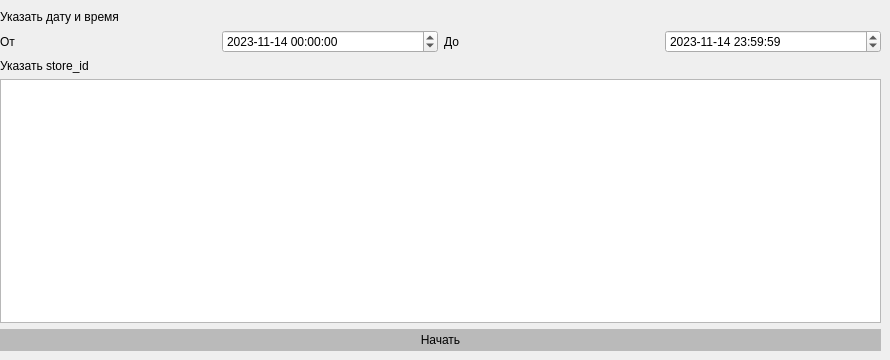
      <widget class="QWidget" name="tab_13">
       <attribute name="title">
        <string>По дате и store_id</string>
       </attribute>
       <widget class="QWidget" name="gridLayoutWidget_5">
        <property name="geometry">
         <rect>
          <x>0</x>
          <y>10</y>
          <width>881</width>
          <height>341</height>
         </rect>
        </property>
        <layout class="QGridLayout" name="gridLayout_11">
         <item row="1" column="1">
          <widget class="QDateTimeEdit" name="dateTimeEdit">
           <property name="dateTime">
            <datetime>
             <hour>0</hour>
             <minute>0</minute>
             <second>0</second>
             <year>2023</year>
             <month>11</month>
             <day>14</day>
            </datetime>
           </property>
           <property name="displayFormat">
            <string>yyyy-MM-dd HH:mm:ss</string>
           </property>
          </widget>
         </item>
         <item row="1" column="3">
          <widget class="QDateTimeEdit" name="dateTimeEdit_2">
           <property name="dateTime">
            <datetime>
             <hour>23</hour>
             <minute>59</minute>
             <second>59</second>
             <year>2023</year>
             <month>11</month>
             <day>14</day>
            </datetime>
           </property>
           <property name="displayFormat">
            <string>yyyy-MM-dd HH:mm:ss</string>
           </property>
          </widget>
         </item>
         <item row="4" column="0" colspan="4">
          <widget class="QPlainTextEdit" name="plainTextEdit_3"/>
         </item>
         <item row="1" column="0">
          <widget class="QLabel" name="label_53">
           <property name="text">
            <string>От</string>
           </property>
          </widget>
         </item>
         <item row="3" column="0" colspan="4">
          <widget class="QLabel" name="label_55">
           <property name="maximumSize">
            <size>
             <width>16777215</width>
             <height>30</height>
            </size>
           </property>
           <property name="text">
            <string>Указать store_id</string>
           </property>
          </widget>
         </item>
         <item row="1" column="2">
          <widget class="QLabel" name="label_54">
           <property name="text">
            <string>До</string>
           </property>
          </widget>
         </item>
         <item row="0" column="0" colspan="4">
          <widget class="QLabel" name="label_52">
           <property name="maximumSize">
            <size>
             <width>16777215</width>
             <height>30</height>
            </size>
           </property>
           <property name="text">
            <string>Указать дату и время</string>
           </property>
          </widget>
         </item>
         <item row="5" column="0" colspan="4">
          <widget class="QPushButton" name="start_10">
           <property name="styleSheet">
            <string notr="true">background-color: rgb(186, 186, 186);
border: 4px solid rgb(186, 186, 186);</string>
           </property>
           <property name="text">
            <string>Начать</string>
           </property>
          </widget>
         </item>
        </layout>
       </widget>
      </widget>
